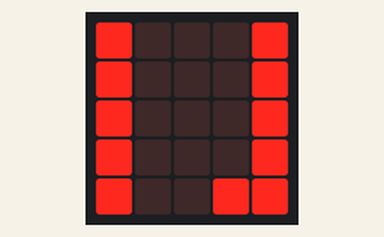
Bench run of a program on a simulated BBC micro:bit running MicroPython. Parts: the board's 5×5 LED display. At 3.4 s the program stops and its outputs stay as they are.

Above: at 0.1 s.
At 0.5 s:
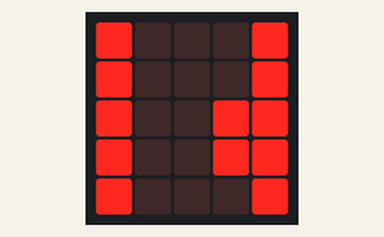
At 0.9 s:
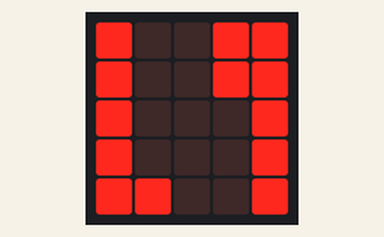
At 1.7 s:
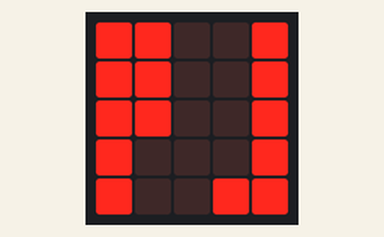
At 2.5 s:
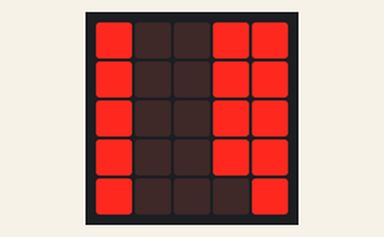
At 3.5 s:
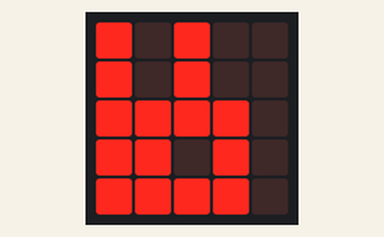

The program:

Down_the_rabbit_hole....py
```python
from microbit import *

HOLE = Image('90009:'
             '90009:'
             '90009:'
             '90009:'
             '90099:'
             '90099:'
             '90009:'
             '90009:'
             '99009:'
             '99009:'
             '99009:'
             '90009:'
             '90099:'
             '90099:'
             '90099:'
             '90099:'
             '90009:'
             '99009:'
             '99009:'
             '99099:'
             '99999')
HEIGHT = 17
for i in range(HEIGHT):
  display.show(HOLE.shift_up(i))
  sleep(200)
display.show(Image.RABBIT)
```
